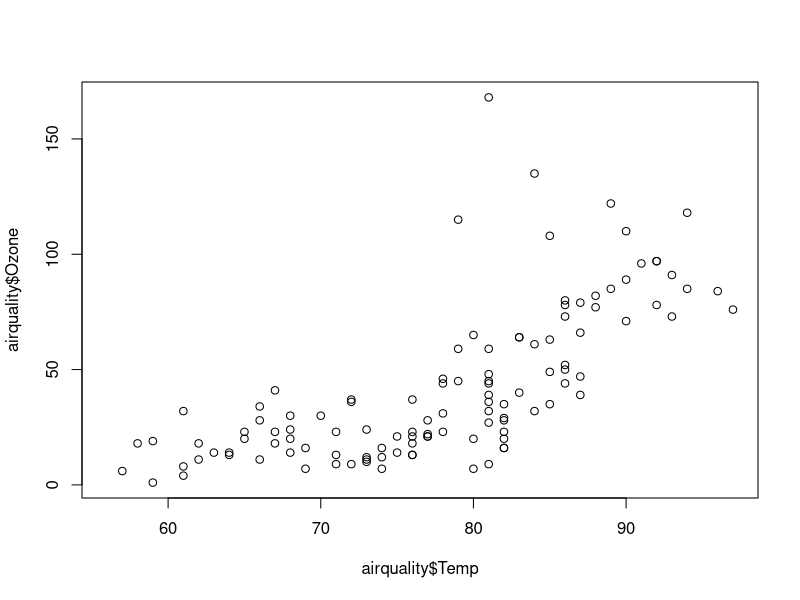
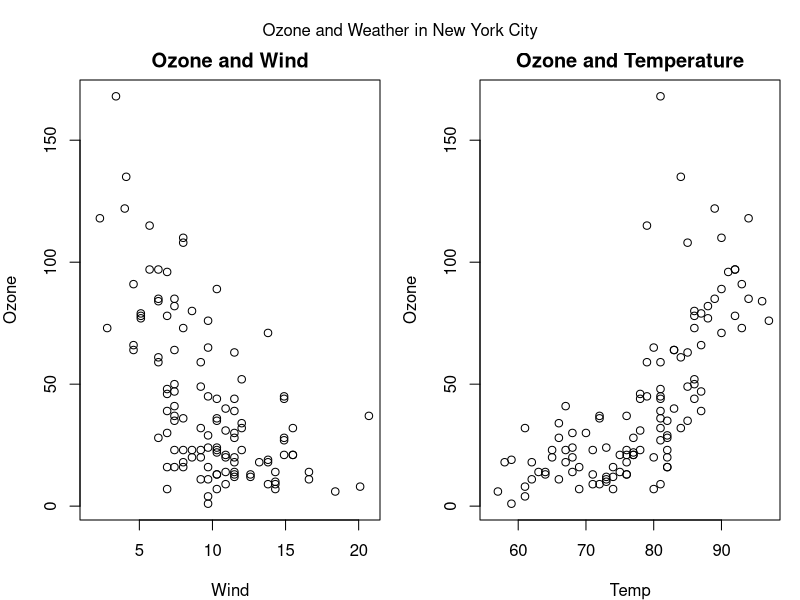
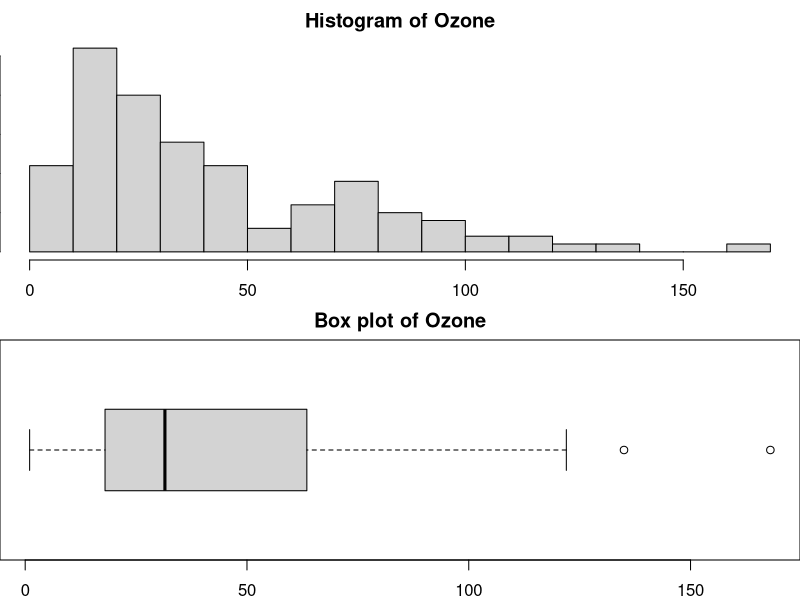
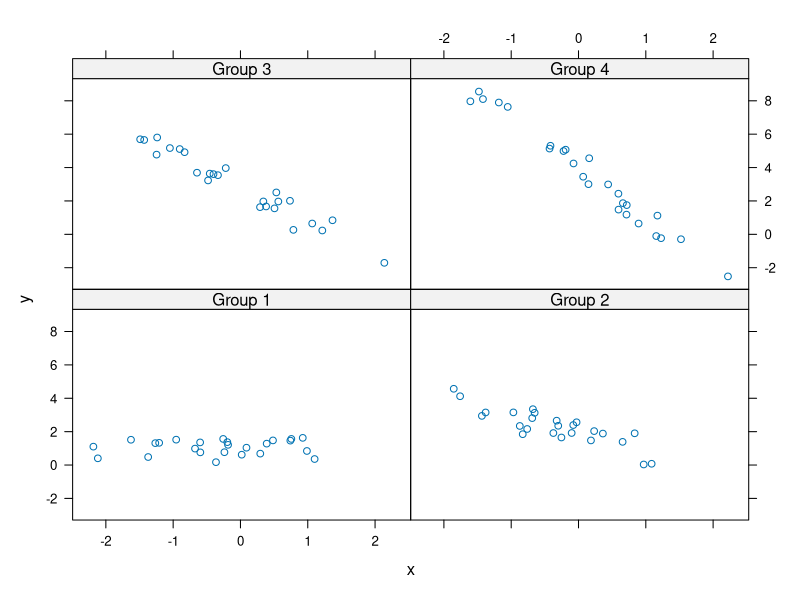
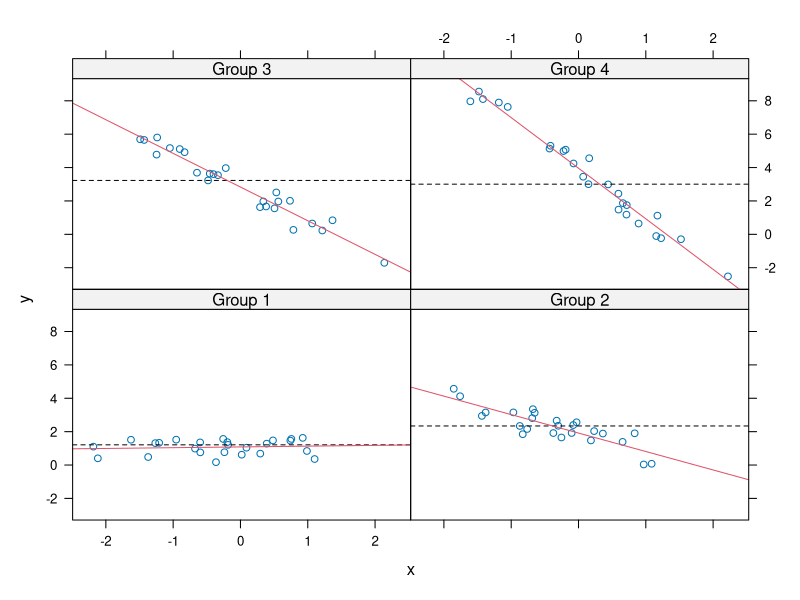
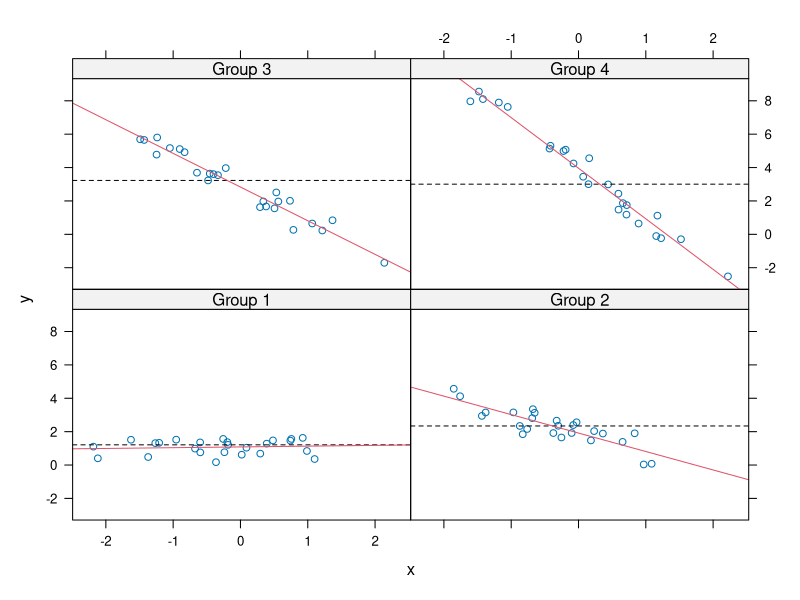
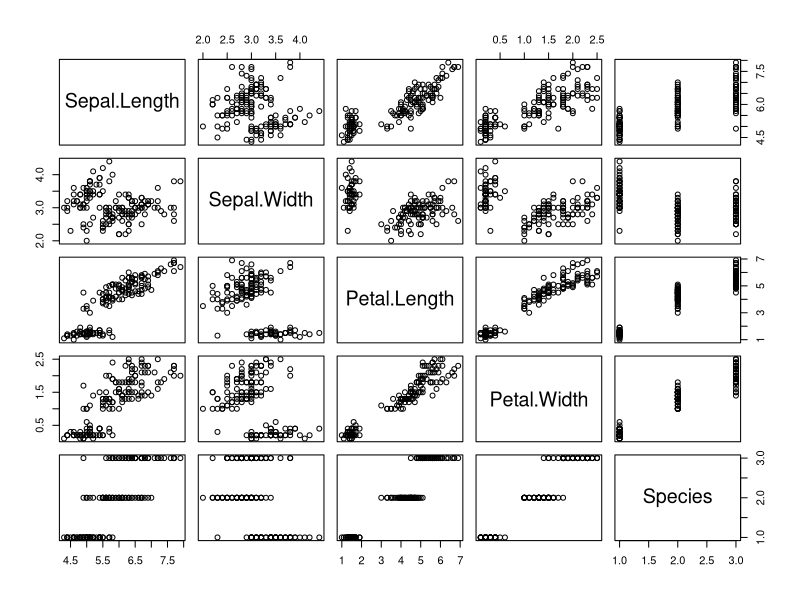
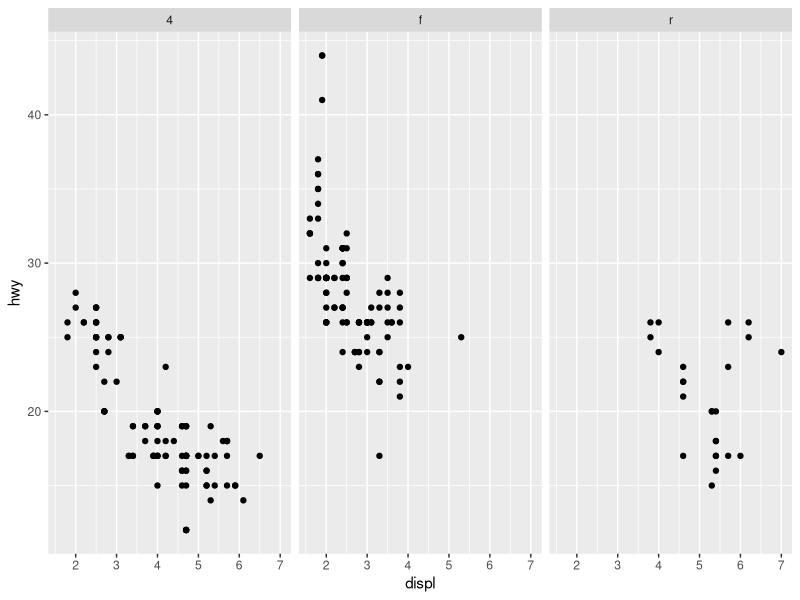

The R source for these figures, in order:
## ---- chunk 1
library(knitr)
hook1 <- function(x){ gsub("```\n*```r*\n*", "", x) }
hook2 <- function(x){ gsub("```\n+```\n", "", x) }
## knit_hooks$set(document = hook2)      
## ---- chunk 2
library(datasets)
## scatter plot
plot(x = airquality$Temp, y = airquality$Ozone)
## ---- chunk 3
## par() function is used to specify global graphics parameters that affect all plots in an R session.
## Type ?par to see all parameters
par(mfrow = c(1, 2), mar = c(4, 4, 2, 1), oma = c(0, 0, 2, 0))
with(airquality, {
	plot(Wind, Ozone, main="Ozone and Wind")
	plot(Temp, Ozone, main="Ozone and Temperature")
	mtext("Ozone and Weather in New York City", outer=TRUE)})
## ---- chunk 4
## png(filename = 'plot1.png', width = 480, height = 480, units = 'px')
## plot(x, y)
## dev.off()
## ---- chunk 5
## the layout
par(mfrow = c(2, 1), mar = c(2, 0, 2, 0), oma = c(0, 0, 0, 0))
## histogram at the top
hist(airquality$Ozone, breaks=12, main = "Histogram of Ozone")
## box plot below for comparison
boxplot(airquality$Ozone, horizontal=TRUE, main = "Box plot of Ozone")
## ---- chunk 6
library(lattice) # need to load the lattice library
set.seed(10) # set the seed so our plots are the same
x <- rnorm(100)
f <- rep(1:4, each = 25) # first 25 elements are 1, second 25 elements are 2, ...
y <- x + f - f * x+ rnorm(100, sd = 0.5)
f <- factor(f, labels = c("Group 1", "Group 2", "Group 3", "Group 4"))
# first 25 elements are in Group 1, second 25 elements are in Group 2, ...
xyplot(y ~ x | f)
## ---- chunk 7
xyplot(y ~ x | f, panel = function(x, y, ...) {
    # call the default panel function for xyplot
    panel.xyplot(x, y, ...)
    # adds a horizontal line at the median
    panel.abline(h = median(y), lty = 2)
    # overlays a simple linear regression line
    panel.lmline(x, y, col = 2) 
})
## ---- chunk 8
xyplot(y ~ x | f, panel = function(x, y, ...) {
    # call the default panel function for xyplot
    panel.xyplot(x, y, ...)
    # adds a horizontal line at the median
    panel.abline(h = median(y), lty = 2)
    # overlays a simple linear regression line
    panel.lmline(x, y, col = 2) 
})
## ---- chunk 9
pairs(iris) ## iris is a data set in R
## ---- chunk 10
library(ggplot2) ## need to install and load this library
qplot(displ, hwy, data = mpg, facets = .~drv)
## ---- chunk 11
library(ggplot2) ## need to install and load this library
g <- ggplot(iris, aes(Sepal.Length, Sepal.Width)) ## this would not show you add plot
## ---- chunk 12
g + geom_point() + geom_smooth(method = "lm") + facet_grid(. ~ Species)
## ---- chunk 13
g <- g + geom_point() + geom_smooth(method = "lm") + facet_grid(. ~ Species)  
g + ggtitle("Sepal length vs. width for different species") + theme_bw() ## verb
